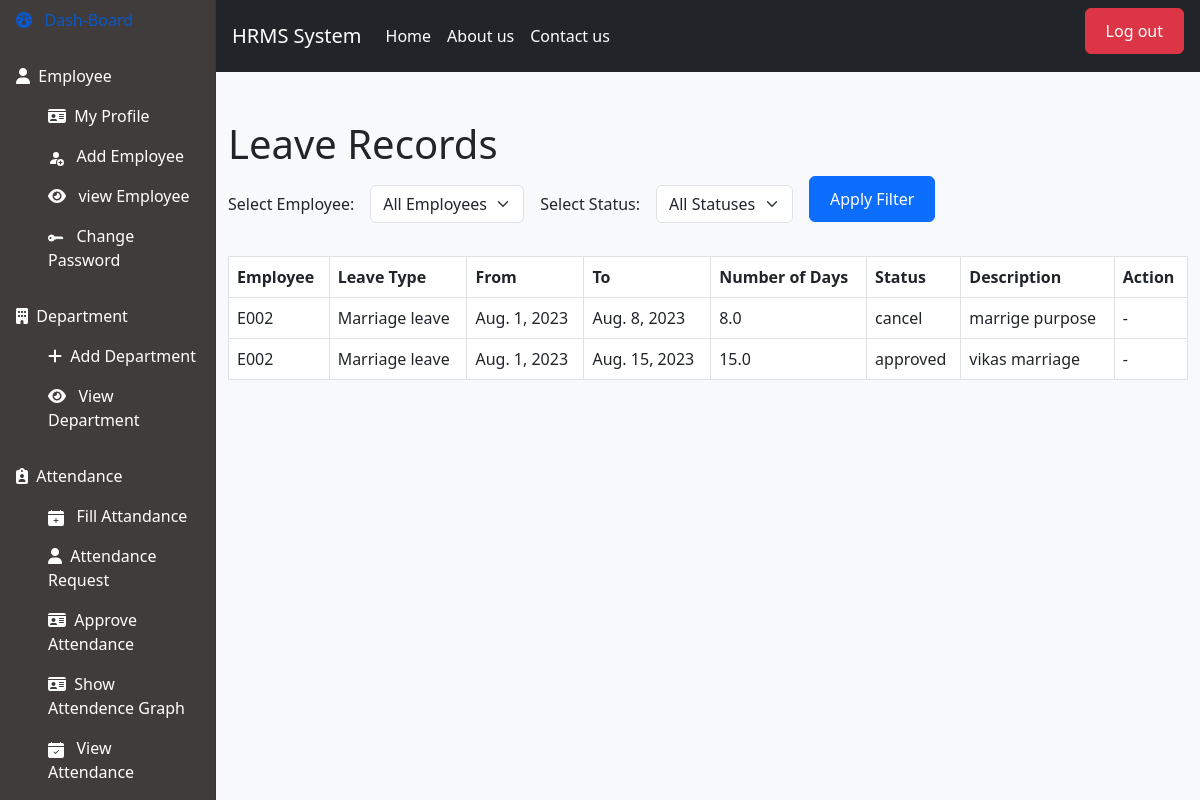
Screenshot of /view_all_leaves/ (signed in) with the database file from the repository.
### hr/models.py (models this page shows, shortened)
class Leaves(models.Model):
    id = models.AutoField(unique=True,primary_key=True)
    leavetype_id = models.ForeignKey(Leavetype,on_delete=models.CASCADE, default=None)
    emp_id = models.ForeignKey(Employee,on_delete=models.CASCADE, default=None)
    fro = models.DateField(null=True)
    to  = models.DateField(null=True)
    num_of_days = models.FloatField(default=0)
    status = models.CharField(max_length=20, choices=[('pending', 'Pending'), ('cancel', 'Cancel'), ('approved', 'Approved'), ('rejected', 'Rejected')], default='pending')
    description = models.TextField(null=True)

class Employee(models.Model):
    user = models.ForeignKey(User,on_delete=models.CASCADE)
    id = models.BigAutoField(primary_key=True)
    emp_code = models.CharField(unique=True, max_length=20) #emp id for login
    profile = models.ImageField(upload_to="images",blank=True,null=True)
    email = models.EmailField()
    mobile_number = models.CharField(max_length=13,null=True,blank=True)
    date_of_birth = models.DateField()
    employee_address = models.TextField(max_length=1000)
    city_id = models.ForeignKey(City, null=True, blank=True, on_delete=models.CASCADE)
    state_id = models.ForeignKey(State, null=True, blank=True, on_delete=models.CASCADE)
    aadhar_number = models.CharField(max_length=12, null=True, blank=True,unique=True)
    pan_number = models.CharField(max_length=10, null=True, blank=True,unique=True)
    dep_id = models.ForeignKey(Department, null=True, blank=True, on_delete=models.CASCADE)
    designation_id = models.ForeignKey(Designation, null=True, blank=True, on_delete=models.CASCADE)
    date_of_joining = models.DateField()
    is_hr = models.BooleanField(default=False)
    is_employee = models.BooleanField(default=False)
    def __str__(self):
        return self.emp_code

class Leavetype(models.Model):
    id = models.AutoField(unique=True,primary_key=True)
    name = models.CharField(max_length=30)

### hr/views.py (the view)
# urls.py: path('view_all_leaves/',view_all_leaves,name='view_all_leaves'),
@login_required
def view_all_leaves(request):
    employee = request.GET.get('employee')
    emp_id = Employee.objects.filter(emp_code=employee).first()
    status = request.GET.get('status')
    leave_records = Leaves.objects.select_related('leavetype_id', 'emp_id')
    if employee and status:
        leave_records = leave_records.filter(emp_id=emp_id, status=status)
    elif employee:
        leave_records = leave_records.filter(emp_id=emp_id)
    elif status:
        leave_records = leave_records.filter(status=status)
    user = User.objects.filter(username=request.session.get('username')).first()
    emp = Employee.objects.filter(user=user).first()
    context = {
        'leave_records': leave_records,
        'all_emp': Employee.objects.all(),
        'is_hr': emp.is_hr
    }
    return render(request, 'view_all_leaves.html', context)

### hr/templates/view_all_leaves.html (shortened to what this page needs)
{% extends "index.html" %}
{% block mycontent %}
<div class="container mt-5">
    <h1>Leave Records</h1>
    <form method="get" action="{% url 'view_all_leaves' %}" class="row g-3 align-items-center">
        <div class="col-auto">
            <label for="employee">Select Employee:</label>
        </div>
        <div class="col-auto">
            <select id="employee" name="employee" class="form-select">
                <option value="">All Employees</option>
            </select>
        </div>
        <div class="col-auto">
            <label for="status">Select Status:</label>
        </div>
        <div class="col-auto">
            <select id="status" name="status" class="form-select">
                <option value="">All Statuses</option>
            </select>
        </div>
        <div class="col-auto">
            <button type="submit" class="btn btn-primary">Apply Filter</button>
        </div>
    </form>
    <br/>
    <table class="table table-bordered">
        <thead>
            <tr>
                <th>Employee</th>
                <th>Leave Type</th>
                <th>From</th>
                <th>To</th>
                <th>Number of Days</th>
                <th>Status</th>
                <th>Description</th>
                <th>Action</th>
            </tr>
        </thead>
        <tbody>
            {% if leave_records %}
                {% for leave in leave_records %}
                    <tr>
                        <td>{{ leave.emp_id.user.username }}</td>
                        <td>{{ leave.leavetype_id.name }}</td>
                        <td>{{ leave.fro }}</td>
                        <td>{{ leave.to }}</td>
                        <td>{{ leave.num_of_days }}</td>
                        <td>{{ leave.status }}</td>
                        <td>{{ leave.description }}</td>
                        <td>
                            {% if leave.status == 'pending' %}
                                <a href="{% url 'approve_leave' id=leave.id action='accept' %}">
                                    <button type="button" class="btn btn-success">Approve</button>
                                </a>
                                <a href="{% url 'approve_leave' id=leave.id action='reject' %}">
                                    <button type="button" class="btn btn-danger">Reject</button>
                                </a>
                            {% else %}
                                -
                            {% endif %}
                        </td>
                    </tr>
                {% endfor %}
            {% else %}
                <tr>
                    <td colspan="8" style="text-align: center;">No Records Found</td>
                </tr>
            {% endif %}
        </tbody>
    </table>
</div>
{% endblock %}

### hr/static/css/style.css (style rules this page uses)
* { margin: 0; padding: 0; box-sizing: border-box; }
input, button,textarea { width: 100%; padding-left: 20px; margin-bottom: 10px; border-radius: 5px; border: 1px solid #ccc; padding: 10px 20px !important; }

### rows the page displays
Leaves: emp_id.user.username "E002", leavetype_id.name "Marriage leave", fro "Aug. 1, 2023", to "Aug. 8, 2023", num_of_days "8.0", status "cancel", description "marrige purpose"
Leaves: emp_id.user.username "E002", leavetype_id.name "Marriage leave", fro "Aug. 1, 2023", to "Aug. 15, 2023", num_of_days "15.0", status "approved", description "vikas marriage"
